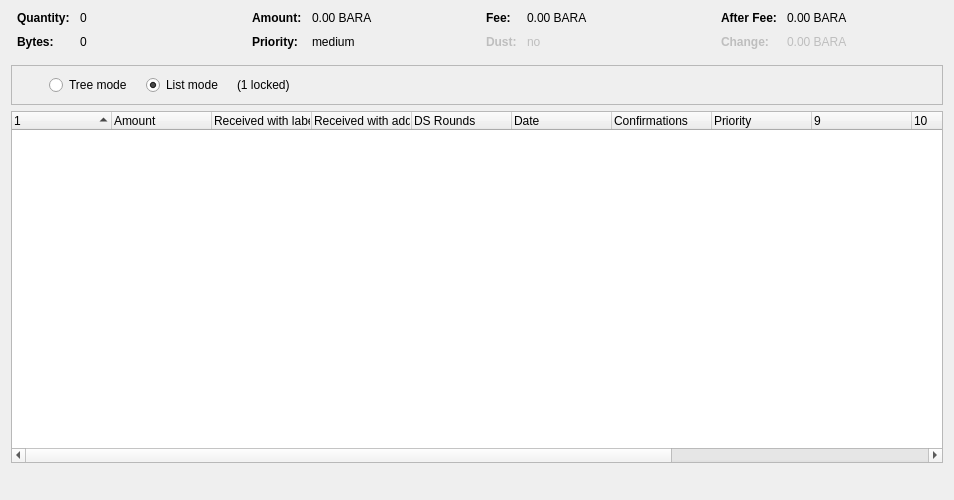
<?xml version="1.0" encoding="UTF-8"?>
<ui version="4.0">
 <class>CoinControlDialog</class>
 <widget class="QDialog" name="CoinControlDialog">
  <property name="geometry">
   <rect>
    <x>0</x>
    <y>0</y>
    <width>954</width>
    <height>500</height>
   </rect>
  </property>
  <property name="windowTitle">
   <string>Coin Selection</string>
  </property>
  <layout class="QVBoxLayout" name="verticalLayout">
   <item>
    <layout class="QHBoxLayout" name="horizontalLayoutTop" stretch="0,0,0,0">
     <property name="topMargin">
      <number>0</number>
     </property>
     <property name="bottomMargin">
      <number>10</number>
     </property>
     <item>
      <layout class="QFormLayout" name="formLayoutCoinControl1">
       <property name="horizontalSpacing">
        <number>10</number>
       </property>
       <property name="verticalSpacing">
        <number>10</number>
       </property>
       <property name="leftMargin">
        <number>6</number>
       </property>
       <property name="rightMargin">
        <number>6</number>
       </property>
       <item row="0" column="0">
        <widget class="QLabel" name="labelCoinControlQuantityText">
         <property name="font">
          <font>
           <weight>75</weight>
           <bold>true</bold>
          </font>
         </property>
         <property name="text">
          <string>Quantity:</string>
         </property>
        </widget>
       </item>
       <item row="0" column="1">
        <widget class="QLabel" name="labelCoinControlQuantity">
         <property name="cursor">
          <cursorShape>IBeamCursor</cursorShape>
         </property>
         <property name="contextMenuPolicy">
          <enum>Qt::ActionsContextMenu</enum>
         </property>
         <property name="text">
          <string notr="true">0</string>
         </property>
         <property name="textInteractionFlags">
          <set>Qt::LinksAccessibleByMouse|Qt::TextSelectableByKeyboard|Qt::TextSelectableByMouse</set>
         </property>
        </widget>
       </item>
       <item row="1" column="0">
        <widget class="QLabel" name="labelCoinControlBytesText">
         <property name="font">
          <font>
           <weight>75</weight>
           <bold>true</bold>
          </font>
         </property>
         <property name="text">
          <string>Bytes:</string>
         </property>
        </widget>
       </item>
       <item row="1" column="1">
        <widget class="QLabel" name="labelCoinControlBytes">
         <property name="cursor">
          <cursorShape>IBeamCursor</cursorShape>
         </property>
         <property name="contextMenuPolicy">
          <enum>Qt::ActionsContextMenu</enum>
         </property>
         <property name="text">
          <string notr="true">0</string>
         </property>
         <property name="textInteractionFlags">
          <set>Qt::LinksAccessibleByMouse|Qt::TextSelectableByKeyboard|Qt::TextSelectableByMouse</set>
         </property>
        </widget>
       </item>
      </layout>
     </item>
     <item>
      <layout class="QFormLayout" name="formLayoutCoinControl2">
       <property name="horizontalSpacing">
        <number>10</number>
       </property>
       <property name="verticalSpacing">
        <number>10</number>
       </property>
       <property name="leftMargin">
        <number>6</number>
       </property>
       <property name="rightMargin">
        <number>6</number>
       </property>
       <item row="0" column="0">
        <widget class="QLabel" name="labelCoinControlAmountText">
         <property name="font">
          <font>
           <weight>75</weight>
           <bold>true</bold>
          </font>
         </property>
         <property name="text">
          <string>Amount:</string>
         </property>
        </widget>
       </item>
       <item row="0" column="1">
        <widget class="QLabel" name="labelCoinControlAmount">
         <property name="cursor">
          <cursorShape>IBeamCursor</cursorShape>
         </property>
         <property name="contextMenuPolicy">
          <enum>Qt::ActionsContextMenu</enum>
         </property>
         <property name="text">
          <string notr="true">0.00 BARA</string>
         </property>
         <property name="textInteractionFlags">
          <set>Qt::LinksAccessibleByMouse|Qt::TextSelectableByKeyboard|Qt::TextSelectableByMouse</set>
         </property>
        </widget>
       </item>
       <item row="1" column="0">
        <widget class="QLabel" name="labelCoinControlPriorityText">
         <property name="font">
          <font>
           <weight>75</weight>
           <bold>true</bold>
          </font>
         </property>
         <property name="text">
          <string>Priority:</string>
         </property>
        </widget>
       </item>
       <item row="1" column="1">
        <widget class="QLabel" name="labelCoinControlPriority">
         <property name="cursor">
          <cursorShape>IBeamCursor</cursorShape>
         </property>
         <property name="contextMenuPolicy">
          <enum>Qt::ActionsContextMenu</enum>
         </property>
         <property name="text">
          <string>medium</string>
         </property>
         <property name="textInteractionFlags">
          <set>Qt::LinksAccessibleByMouse|Qt::TextSelectableByKeyboard|Qt::TextSelectableByMouse</set>
         </property>
        </widget>
       </item>
      </layout>
     </item>
     <item>
      <layout class="QFormLayout" name="formLayoutCoinControl3">
       <property name="horizontalSpacing">
        <number>10</number>
       </property>
       <property name="verticalSpacing">
        <number>10</number>
       </property>
       <property name="leftMargin">
        <number>6</number>
       </property>
       <property name="rightMargin">
        <number>6</number>
       </property>
       <item row="0" column="0">
        <widget class="QLabel" name="labelCoinControlFeeText">
         <property name="font">
          <font>
           <weight>75</weight>
           <bold>true</bold>
          </font>
         </property>
         <property name="text">
          <string>Fee:</string>
         </property>
        </widget>
       </item>
       <item row="0" column="1">
        <widget class="QLabel" name="labelCoinControlFee">
         <property name="cursor">
          <cursorShape>IBeamCursor</cursorShape>
         </property>
         <property name="contextMenuPolicy">
          <enum>Qt::ActionsContextMenu</enum>
         </property>
         <property name="text">
          <string notr="true">0.00 BARA</string>
         </property>
         <property name="textInteractionFlags">
          <set>Qt::LinksAccessibleByMouse|Qt::TextSelectableByKeyboard|Qt::TextSelectableByMouse</set>
         </property>
        </widget>
       </item>
       <item row="1" column="0">
        <widget class="QLabel" name="labelCoinControlLowOutputText">
         <property name="enabled">
          <bool>false</bool>
         </property>
         <property name="font">
          <font>
           <weight>75</weight>
           <bold>true</bold>
          </font>
         </property>
         <property name="text">
          <string>Dust:</string>
         </property>
        </widget>
       </item>
       <item row="1" column="1">
        <widget class="QLabel" name="labelCoinControlLowOutput">
         <property name="enabled">
          <bool>false</bool>
         </property>
         <property name="cursor">
          <cursorShape>IBeamCursor</cursorShape>
         </property>
         <property name="contextMenuPolicy">
          <enum>Qt::ActionsContextMenu</enum>
         </property>
         <property name="text">
          <string>no</string>
         </property>
         <property name="textInteractionFlags">
          <set>Qt::LinksAccessibleByMouse|Qt::TextSelectableByKeyboard|Qt::TextSelectableByMouse</set>
         </property>
        </widget>
       </item>
      </layout>
     </item>
     <item>
      <layout class="QFormLayout" name="formLayoutCoinControl4">
       <property name="horizontalSpacing">
        <number>10</number>
       </property>
       <property name="verticalSpacing">
        <number>10</number>
       </property>
       <property name="leftMargin">
        <number>6</number>
       </property>
       <property name="rightMargin">
        <number>6</number>
       </property>
       <item row="0" column="0">
        <widget class="QLabel" name="labelCoinControlAfterFeeText">
         <property name="font">
          <font>
           <weight>75</weight>
           <bold>true</bold>
          </font>
         </property>
         <property name="text">
          <string>After Fee:</string>
         </property>
        </widget>
       </item>
       <item row="0" column="1">
        <widget class="QLabel" name="labelCoinControlAfterFee">
         <property name="cursor">
          <cursorShape>IBeamCursor</cursorShape>
         </property>
         <property name="contextMenuPolicy">
          <enum>Qt::ActionsContextMenu</enum>
         </property>
         <property name="text">
          <string notr="true">0.00 BARA</string>
         </property>
         <property name="textInteractionFlags">
          <set>Qt::LinksAccessibleByMouse|Qt::TextSelectableByKeyboard|Qt::TextSelectableByMouse</set>
         </property>
        </widget>
       </item>
       <item row="1" column="0">
        <widget class="QLabel" name="labelCoinControlChangeText">
         <property name="enabled">
          <bool>false</bool>
         </property>
         <property name="font">
          <font>
           <weight>75</weight>
           <bold>true</bold>
          </font>
         </property>
         <property name="text">
          <string>Change:</string>
         </property>
        </widget>
       </item>
       <item row="1" column="1">
        <widget class="QLabel" name="labelCoinControlChange">
         <property name="enabled">
          <bool>false</bool>
         </property>
         <property name="cursor">
          <cursorShape>IBeamCursor</cursorShape>
         </property>
         <property name="contextMenuPolicy">
          <enum>Qt::ActionsContextMenu</enum>
         </property>
         <property name="text">
          <string notr="true">0.00 BARA</string>
         </property>
         <property name="textInteractionFlags">
          <set>Qt::LinksAccessibleByMouse|Qt::TextSelectableByKeyboard|Qt::TextSelectableByMouse</set>
         </property>
        </widget>
       </item>
      </layout>
     </item>
    </layout>
   </item>
   <item>
    <widget class="QFrame" name="frame">
     <property name="minimumSize">
      <size>
       <width>0</width>
       <height>40</height>
      </size>
     </property>
     <property name="frameShape">
      <enum>QFrame::StyledPanel</enum>
     </property>
     <property name="frameShadow">
      <enum>QFrame::Sunken</enum>
     </property>
     <layout class="QHBoxLayout" name="horizontalLayout">
      <item>
       <layout class="QHBoxLayout" name="horizontalLayoutPanel" stretch="0,0,0,0,0,0">
        <property name="spacing">
         <number>14</number>
        </property>
        <item>
         <widget class="QtMaterialFlatButton" name="pushButtonSelectAll" native="true">
          <property name="sizePolicy">
           <sizepolicy hsizetype="Maximum" vsizetype="Fixed">
            <horstretch>0</horstretch>
            <verstretch>0</verstretch>
           </sizepolicy>
          </property>
          <property name="text" stdset="0">
           <string>(un)select all</string>
          </property>
          <property name="autoDefault" stdset="0">
           <bool>false</bool>
          </property>
         </widget>
        </item>
        <item>
         <widget class="QtMaterialFlatButton" name="pushButtonToggleLock" native="true">
          <property name="sizePolicy">
           <sizepolicy hsizetype="Maximum" vsizetype="Fixed">
            <horstretch>0</horstretch>
            <verstretch>0</verstretch>
           </sizepolicy>
          </property>
          <property name="text" stdset="0">
           <string>toggle lock state</string>
          </property>
          <property name="autoDefault" stdset="0">
           <bool>false</bool>
          </property>
         </widget>
        </item>
        <item>
         <widget class="QRadioButton" name="radioTreeMode">
          <property name="sizePolicy">
           <sizepolicy hsizetype="Maximum" vsizetype="Fixed">
            <horstretch>0</horstretch>
            <verstretch>0</verstretch>
           </sizepolicy>
          </property>
          <property name="text">
           <string>Tree mode</string>
          </property>
         </widget>
        </item>
        <item>
         <widget class="QRadioButton" name="radioListMode">
          <property name="sizePolicy">
           <sizepolicy hsizetype="Maximum" vsizetype="Fixed">
            <horstretch>0</horstretch>
            <verstretch>0</verstretch>
           </sizepolicy>
          </property>
          <property name="text">
           <string>List mode</string>
          </property>
          <property name="checked">
           <bool>true</bool>
          </property>
         </widget>
        </item>
        <item>
         <widget class="QLabel" name="labelLocked">
          <property name="text">
           <string>(1 locked)</string>
          </property>
         </widget>
        </item>
        <item>
         <spacer name="horizontalSpacer">
          <property name="orientation">
           <enum>Qt::Horizontal</enum>
          </property>
          <property name="sizeHint" stdset="0">
           <size>
            <width>40</width>
            <height>20</height>
           </size>
          </property>
         </spacer>
        </item>
       </layout>
      </item>
     </layout>
    </widget>
   </item>
   <item>
    <widget class="CoinControlTreeWidget" name="treeWidget">
     <property name="contextMenuPolicy">
      <enum>Qt::CustomContextMenu</enum>
     </property>
     <property name="sortingEnabled">
      <bool>false</bool>
     </property>
     <property name="columnCount">
      <number>13</number>
     </property>
     <attribute name="headerShowSortIndicator" stdset="0">
      <bool>true</bool>
     </attribute>
     <attribute name="headerStretchLastSection">
      <bool>false</bool>
     </attribute>
     <column>
      <property name="text">
       <string/>
      </property>
     </column>
     <column>
      <property name="text">
       <string>Amount</string>
      </property>
     </column>
     <column>
      <property name="text">
       <string>Received with label</string>
      </property>
     </column>
     <column>
      <property name="text">
       <string>Received with address</string>
      </property>
     </column>
     <column>
      <property name="text">
       <string>DS Rounds</string>
      </property>
     </column>
     <column>
      <property name="text">
       <string>Date</string>
      </property>
     </column>
     <column>
      <property name="text">
       <string>Confirmations</string>
      </property>
      <property name="toolTip">
       <string>Confirmed</string>
      </property>
     </column>
     <column>
      <property name="text">
       <string>Priority</string>
      </property>
     </column>
     <column>
      <property name="text">
       <string/>
      </property>
     </column>
     <column>
      <property name="text">
       <string/>
      </property>
     </column>
     <column>
      <property name="text">
       <string/>
      </property>
     </column>
     <column>
      <property name="text">
       <string/>
      </property>
     </column>
     <column>
      <property name="text">
       <string/>
      </property>
     </column>
    </widget>
   </item>
   <item>
    <layout class="QHBoxLayout" name="horizontalLayout_2">
     <item>
      <spacer name="horizontalSpacer_2">
       <property name="orientation">
        <enum>Qt::Horizontal</enum>
       </property>
       <property name="sizeType">
        <enum>QSizePolicy::Expanding</enum>
       </property>
       <property name="sizeHint" stdset="0">
        <size>
         <width>40</width>
         <height>20</height>
        </size>
       </property>
      </spacer>
     </item>
     <item>
      <widget class="QtMaterialFlatButton" name="selectButton" native="true">
       <property name="sizePolicy">
        <sizepolicy hsizetype="Preferred" vsizetype="Preferred">
         <horstretch>0</horstretch>
         <verstretch>0</verstretch>
        </sizepolicy>
       </property>
	    <property name="text" stdset="0">
        <string>OK</string>
       </property>
      </widget>
     </item>
    </layout>
   </item>
  </layout>
 </widget>
 <customwidgets>
  <customwidget>
   <class>CoinControlTreeWidget</class>
   <extends>QTreeWidget</extends>
   <header>coincontroltreewidget.h</header>
  </customwidget>
  <customwidget>
   <class>QtMaterialFlatButton</class>
   <extends>QWidget</extends>
   <header>qtmaterialflatbutton.h</header>
  </customwidget>
 </customwidgets>
 <resources/>
 <connections/>
</ui>
